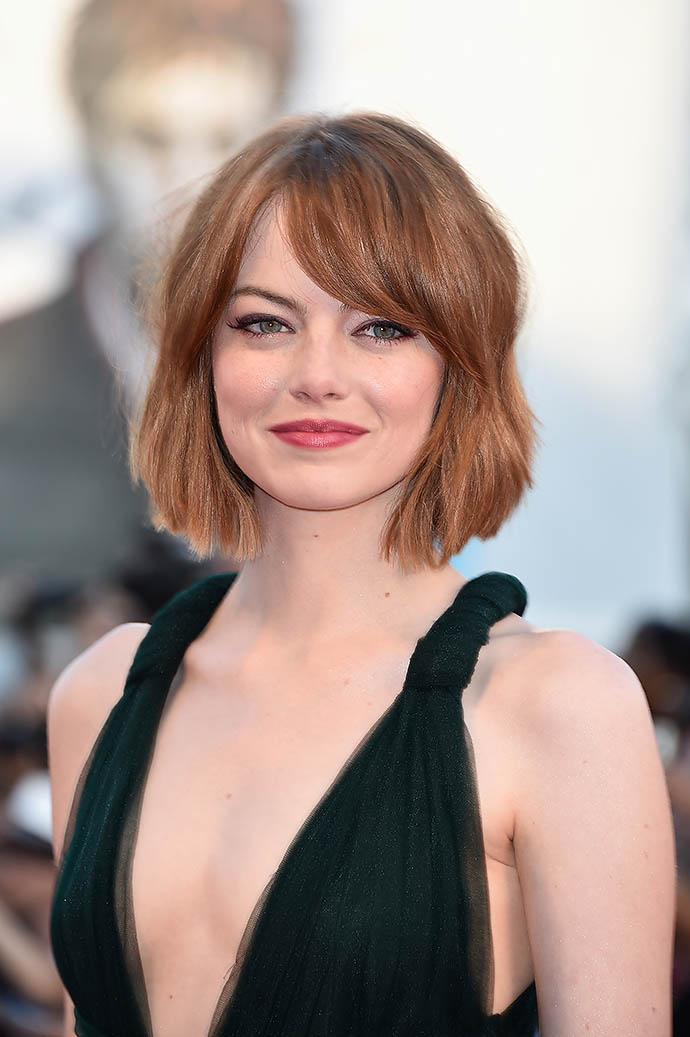
#> input picture emma.jpeg, 690 x 1037 px, found by its file name
$ python opcvcanny.py
#> lines starting #> are read from the running program, lines starting #| are printed output that depends on the picture; after the words box and inside, x2 and y2 are one past the last pixel; in counts of white or black regions, pixels touching at a corner belong together
from scipy import ndimage
import numpy as np
import matplotlib.pyplot as plt
import imageio

def Interpolation(val, Grad, Gx, Gy):
    supression = np.zeros(val.shape)

    for i in range(1, int(val.shape[0]) - 1):
        for j in range(1, int(val.shape[1]) - 1):
            if ((Grad[i, j] > 45 and Grad[i, j] <= 90) or (Grad[i, j] < -90 and Grad[i, j] >= -135)):
                yUp = np.array([val[i + 1, j], val[i + 1, j + 1]])
                ydown = np.array([val[i - 1, j], val[i - 1, j - 1]])
                x_est = np.absolute(Gx[i, j] / val[i, j])
                if (val[i, j] >= ((yUp[1] - yUp[0]) * x_est + yUp[0]) and val[i, j] >= (
                        (ydown[1] - ydown[0]) * x_est + ydown[0])):
                    supression[i, j] = val[i, j]
                else:
                    supression[i, j] = 0

            if ((Grad[i, j] > 135 and Grad[i, j] <= 180) or (Grad[i, j] < 0 and Grad[i, j] >= -45)):
                yUp = np.array([val[i, j - 1], val[i + 1, j - 1]])
                ydown = np.array([val[i, j + 1], val[i - 1, j + 1]])
                x_est = np.absolute(Gy[i, j] / val[i, j])
                if (val[i, j] >= ((yUp[1] - yUp[0]) * x_est + yUp[0]) and val[i, j] >= (
                        (ydown[1] - ydown[0]) * x_est + ydown[0])):
                    supression[i, j] = val[i, j]
                else:
                    supression[i, j] = 0

            if ((Grad[i, j] > 90 and Grad[i, j] <= 135) or (Grad[i, j] < -45 and Grad[i, j] >= -90)):
                yUp = np.array([val[i + 1, j], val[i + 1, j - 1]])
                ydown = np.array([val[i - 1, j], val[i - 1, j + 1]])
                x_est = np.absolute(Gx[i, j] / val[i, j])
                if (val[i, j] >= ((yUp[1] - yUp[0]) * x_est + yUp[0]) and val[i, j] >= (
                        (ydown[1] - ydown[0]) * x_est + ydown[0])):
                    supression[i, j] = val[i, j]
                else:
                    supression[i, j] = 0

            if ((Grad[i, j] >= 0 and Grad[i, j] <= 45) or (Grad[i, j] < -135 and Grad[i, j] >= -180)):
                yUp = np.array([val[i, j + 1], val[i + 1, j + 1]])
                ydown = np.array([val[i, j - 1], val[i - 1, j - 1]])
                x_est = np.absolute(Gy[i, j] / val[i, j])
                if (val[i, j] >= ((yUp[1] - yUp[0]) * x_est + yUp[0]) and val[i, j] >= (
                        (ydown[1] - ydown[0]) * x_est + ydown[0])):
                    supression[i, j] = val[i, j]
                else:
                    supression[i, j] = 0

    return supression

def HystTresh(img):
    hyst = np.copy(img)
    h = int(hyst.shape[0])
    w = int(hyst.shape[1])
    maxthreshrat = 0.2
    lowthreshrat = 0.15
    maxthresh = np.max(hyst) * maxthreshrat
    lowthresh = maxthresh * lowthreshrat
    x = 0.1
    pred = 0.0

    while (pred != x):
        pred = x
        for i in range(1, h - 1):
            for j in range(1, w - 1):
                if (hyst[i, j] >  maxthresh):
                    hyst[i, j] = 1
                elif (hyst[i, j] < lowthresh):
                    if (
                            (hyst[i - 1, j + 1] > maxthresh) or
                            (hyst[i - 1, j - 1] > maxthresh) or
                            (hyst[i + 1, j - 1] > maxthresh) or
                            (hyst[i, j - 1] > maxthresh) or
                            (hyst[i, j + 1] > maxthresh) or
                            (hyst[i - 1, j] > maxthresh) or
                            (hyst[i + 1, j] > maxthresh) or
                            (hyst[i + 1, j + 1] > maxthresh)):
                        hyst[i, j] = 1
                    hyst[i, j] = 0
                else:
                    pass
        x = np.sum(hyst == 1)

    hyst = (hyst == 1) * hyst

    return hyst

if __name__ == "__main__":
    img = imageio.imread("emma.jpeg")
#> img is the input picture: shape (1037, 690, 3); mean R, G, B 163.5, 145.7, 139.2
    gray = np.dot(img[..., :3], [0.299, 0.587, 0.114])
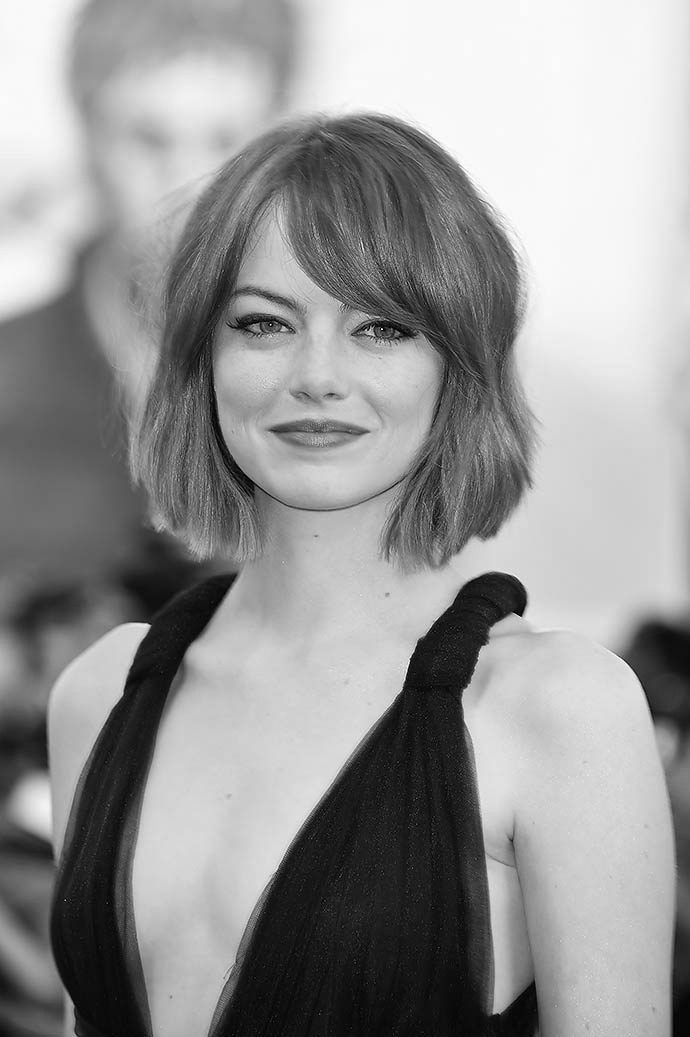
#> gray: shape (1037, 690) float64; min 0.456, max 254.5, mean 150.3
    blur = ndimage.gaussian_filter(gray, sigma=1.4)

    dx = ndimage.sobel(blur, axis=1, mode='constant', cval=0.0)
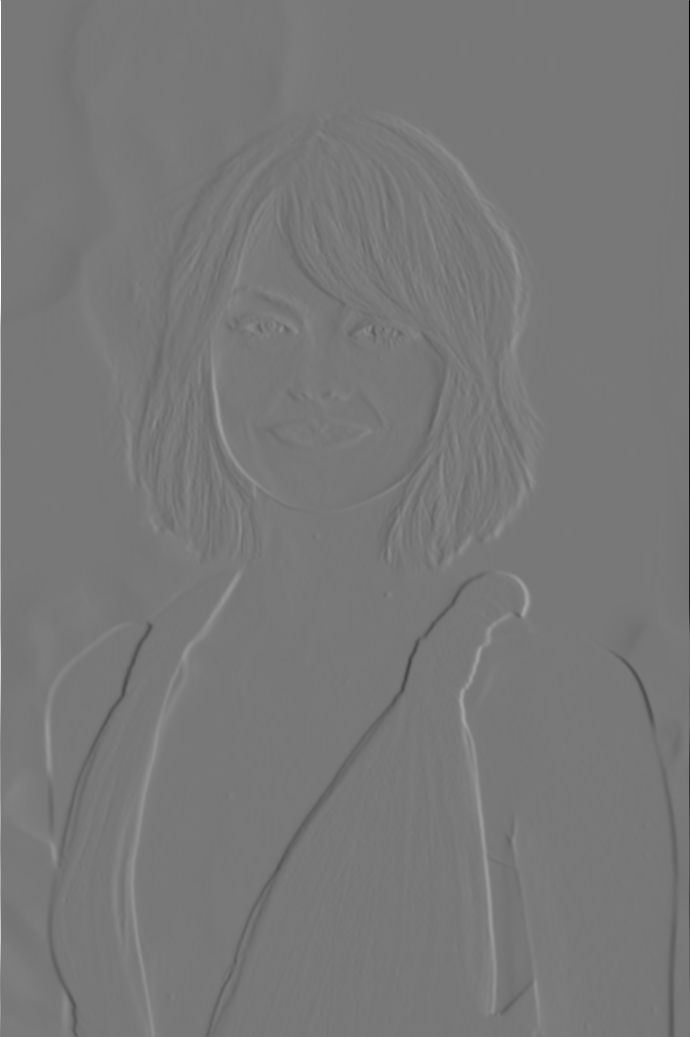
#> dx: shape (1037, 690) float64; min -902.5, max 1004.2, mean 0; drawn with min black and max white
    dy = ndimage.sobel(blur, axis=0, mode='constant', cval=0.0)
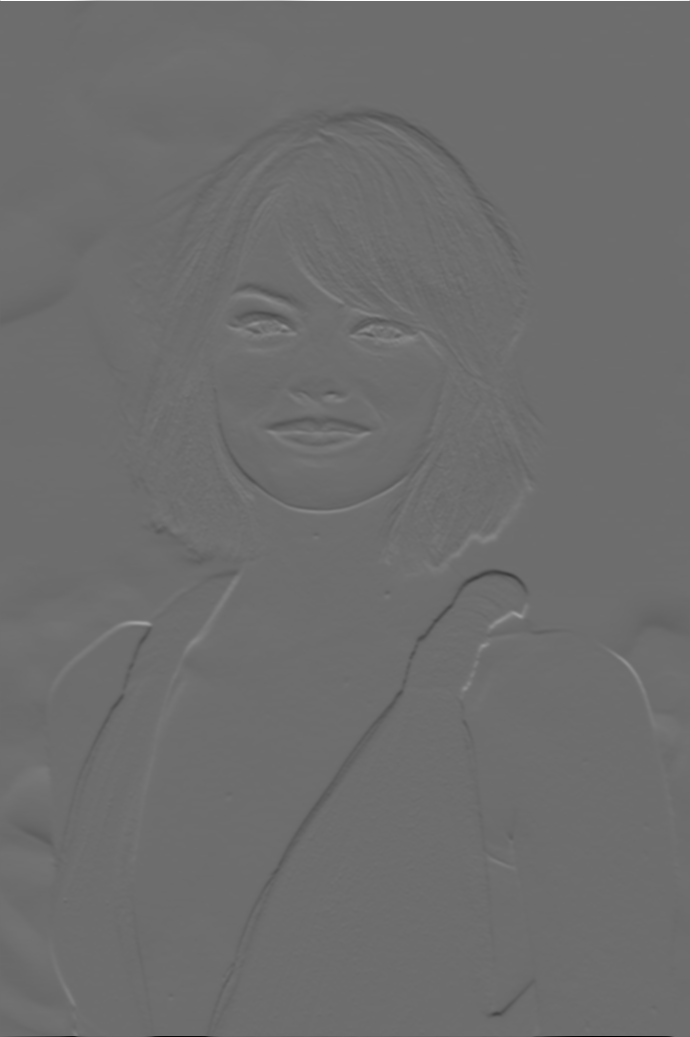
#> dy: shape (1037, 690) float64; min -760.5, max 1004, mean -0.6; drawn with min black and max white

    value = np.hypot(dx, dy)
    value = value / np.max(value)

    gradient = np.degrees(np.arctan2(dy, dx))
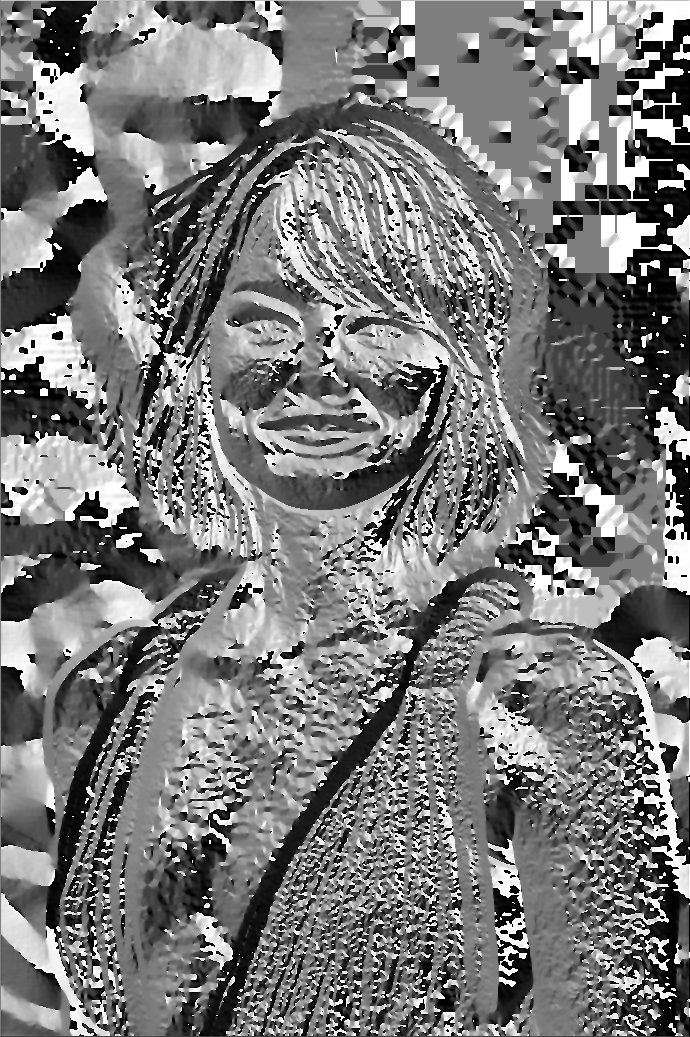
#> gradient: shape (1037, 690) float64; min -180, max 180, mean -8.4; drawn with min black and max white

    nms = Interpolation(value, gradient, dx, dy)
    nms = nms / np.max(nms)
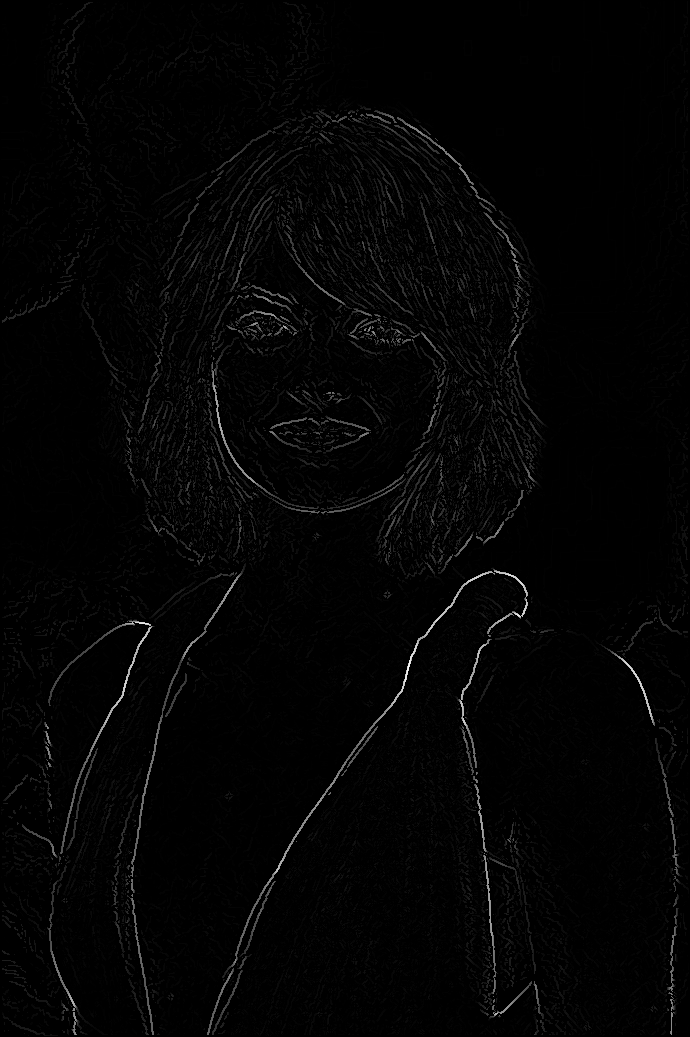
#> nms: shape (1037, 690) float64; min 0, max 1, mean 0.0157

    Final_Image = HystTresh(nms)
#> in HystTresh, `maxthresh = np.max(hyst) * maxthreshrat`: maxthresh = 0.2
#> in HystTresh, `lowthresh = maxthresh * lowthreshrat`: lowthresh = 0.03
#> the loop in HystTresh, `while (pred != x):` made 2 passes
#> x on pass 1: 13171
#> (pred, x) on pass 2: (13171, 13171)
#> after the loop in HystTresh, `while (pred != x):`:
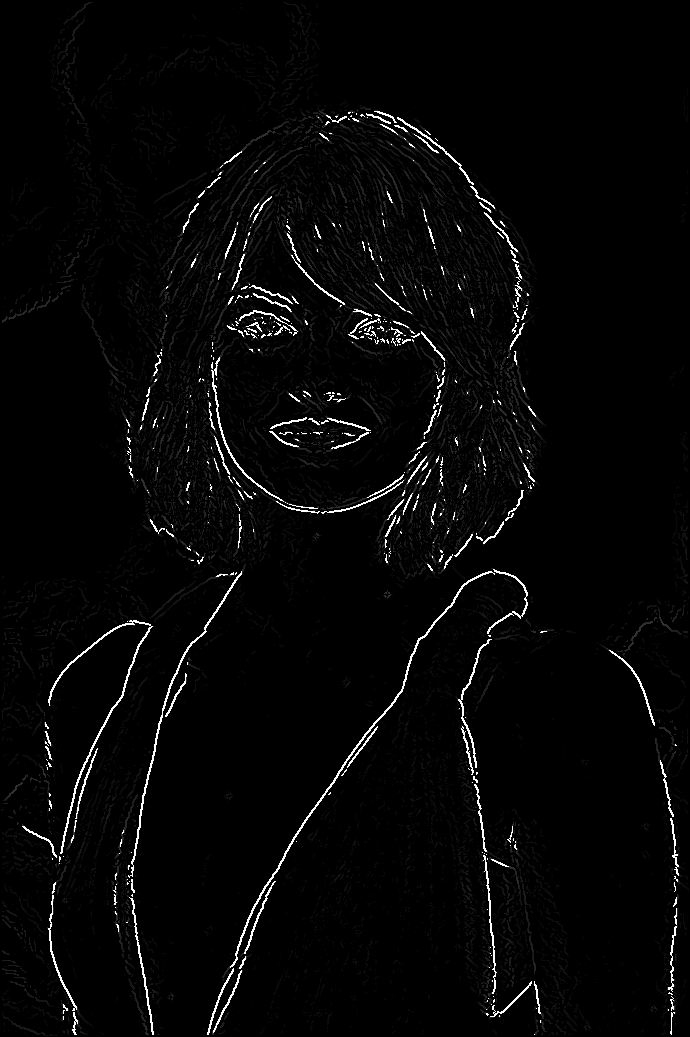
#> hyst: shape (1037, 690) float64; 15.01% of pixels changed, all inside (x1, y1, x2, y2) = (1, 1, 689, 1036)
#> in HystTresh, `hyst = (hyst == 1) * hyst`: hyst: shape (1037, 690) float64; values 0 (black) and 1 (white), 1.8% white in thin lines or dots, all inside (x1, y1, x2, y2) = (22, 111, 679, 1035)
    plt.imshow(Final_Image, cmap=plt.get_cmap('gray'))
    plt.show()
